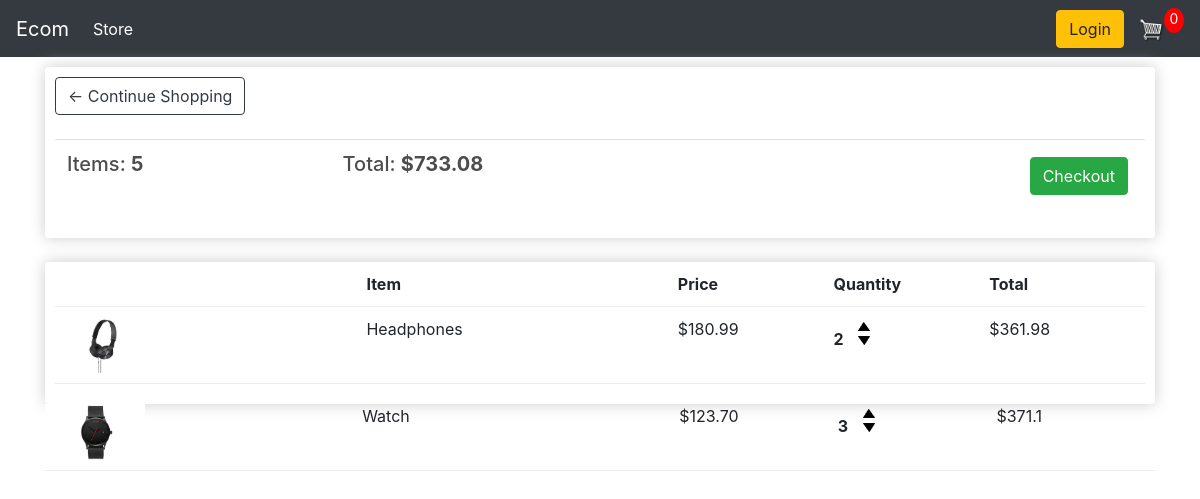
The app's page /cart/ (signed in) with its own data.
### store/models.py (models this page shows, shortened)
class Order(models.Model):
    customer = models.ForeignKey(Customer, on_delete=models.SET_NULL, blank=True, null=True)
    date_ordered = models.DateTimeField(auto_now_add=True)
    complete = models.BooleanField(default=False, null=True, blank=False)
    transaction_id = models.CharField(max_length=200, null=True)
    @property
    def get_cart_total(self):
        orderitems = self.orderitem_set.all()
        total = sum([item.get_total for item in orderitems])
        return total
    @property
    def get_cart_items(self):
        orderitems = self.orderitem_set.all()
        total = sum([item.quantity for item in orderitems])
        return total

class OrderItem(models.Model):
    product = models.ForeignKey(Product, on_delete=models.SET_NULL, blank=True, null=True)
    order = models.ForeignKey(Order, on_delete=models.SET_NULL, blank=True, null=True)
    quantity = models.IntegerField(default=0, null=True, blank=True)
    date_added = models.DateTimeField(auto_now_add=True)
    @property
    def get_total(self):
        total = self.product.price * self.quantity
        return total

class Product(models.Model):
    name = models.CharField(max_length=200, null=True)
    price = models.FloatField()
    digital = models.BooleanField(default=False, null=True, blank=False)
    image = models.ImageField(null=True, blank=True)
    @property
    def imageURL(self):
        try:
            url = self.image.url
        except:
            url = ''
        return url

### store/views.py (the view)
# urls.py: path('cart/',views.cart, name="cart"),
def cart(request):
    if request.user.is_authenticated:
        customer = request.user.customer
        order, created = Order.objects.get_or_create(customer=customer, complete=False)
        items = order.orderitem_set.all()
    else:
        items = []
        order = {'get_cart_total':0, 'get_cart_items':0}
    context = {'items':items, 'order':order}
    return render(request, 'store/cart.html', context)

### store/templates/store/cart.html
{% extends 'store/main.html' %}
{% load static %}
{% block content %}
<div class="row">
	<div class="col-lg-12">
		<div class="box-element">
            <a class="btn btn-outline-dark" href="{% url 'store' %}">&#x2190; Continue Shopping</a>
            <br>
            <br>
            <table class="table">
                <tr>
                    <th><h5>Items: <strong>{{order.get_cart_items}}</strong></h5></th>
                    <th><h5>Total: <strong>${{order.get_cart_total|floatformat:2}}</strong></h5></th>
                    <th>
                        <a style="float:right; margin:5px" class="btn btn-success" href="{% url 'checkout' %}">Checkout</a>
                    </th>
                </tr>
            </table>
        </div>
		<br>
		<div class="box-element">
            <div class="cart-row">
		    <div style="flex:2"></div>
		    <div style="flex:2"><strong>Item</strong></div>
		    <div style="flex:1"><strong>Price</strong></div>
		    <div style="flex:1"><strong>Quantity</strong></div>
		    <div style="flex:1"><strong>Total</strong></div>
	    </div>
        {% for item in items %}
        <div class="cart-row">
            <div style="flex:2"><img class="row-image" src="{{item.product.imageURL}}"></div>
            <div style="flex:2">{{item.product.name}}</div>
            <div style="flex:1">${{item.product.price|floatformat:2}}</div>
            <div style="flex:1">
                <p class="quantity">{{item.quantity}}</p>
                <div class="quantity">
                    <img class="chg-quantity" src="{% static  'images/arrow-up.png' %}">
                    <img class="chg-quantity" src="{% static  'images/arrow-down.png' %}">
                </div>
            </div>
            <div style="flex:1">${{item.get_total}}</div>
            </div>
        </div>
        {% endfor %}
</div>
{% endblock content %}

### static/css/main.css (style rules this page uses)
body { background-color: hsl(0, 0%, 98%); }
h1,h2,h3,h4,h5,h6 { color:hsl(0, 0%, 30%); }
.box-element { box-shadow:hsl(0, 0%, 80%) 0 0 16px; background-color: #fff; border-radius: 4px; padding: 10px; }
.col-lg-4, .col-lg-6, .col-lg-8, .col-lg-12 { margin-top: 10px; }
.btn { border-radius: 0; }
.row-image { width: 100px; }
.cart-row { display: flex; align-items: flex-stretch; padding-bottom: 10px; margin-bottom: 10px; border-bottom: 1px solid #ececec; }
.quantity { display: inline-block; font-weight: 700; padding-right:10px; }
.chg-quantity { width: 12px; cursor: pointer; display: block; margin-top: 5px; transition:.1s; }

### records on screen
Order: get_cart_items "5", get_cart_total "733.08"
OrderItem: product.imageURL (picture), product.name "Headphones", product.price "180.99", quantity "2", get_total "361.98"
OrderItem: product.imageURL (picture), product.name "Watch", product.price "123.70", quantity "3", get_total "371.1"
